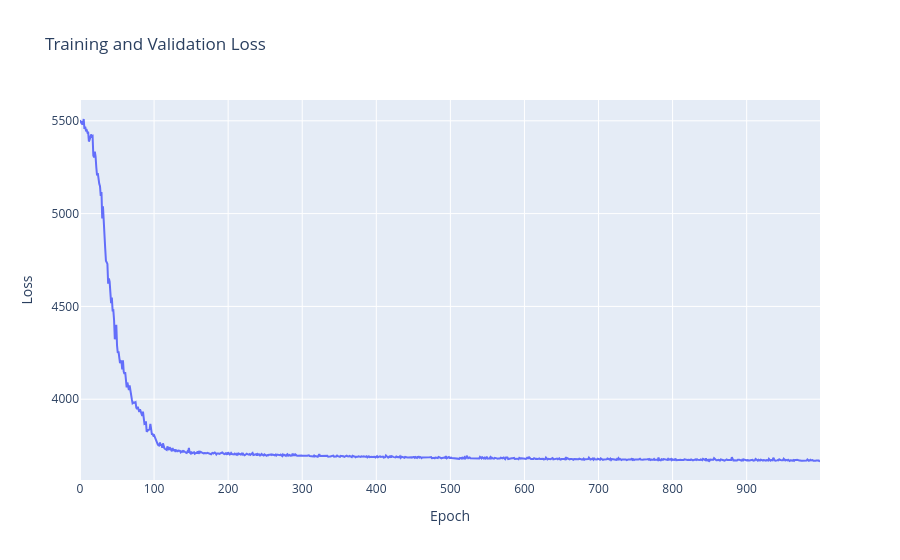

Notebook code for this chart:
### Code cell
go.Figure(
    data=[
        go.Scatter(
            x=list(range(len(train_losses))),
            y=train_losses,
            name="Train Loss",
            mode="lines",
        ),
        go.Scatter(
            x=list(range(len(val_losses))),
            y=val_losses,
            name="Validation Loss",
            mode="lines",
        ),
    ],
    layout=go.Layout(
        title="Training and Validation Loss",
        xaxis=dict(title="Epoch"),
        yaxis=dict(title="Loss"),
    ),
)

### Figure 1 — Plotly figure (JSON) as saved in the notebook; plotly's stock layout.template omitted (floating-point values rounded to 4 significant figures; data arrays with more than 128 entries replaced by an {"elided": "..."} marker saying what was removed)
{"data": [{"mode": "lines", "name": "Train Loss", "type": "scatter", "x": {"elided": "1000 int values"}, "y": {"elided": "1000 float values"}}, {"mode": "lines", "name": "Validation Loss", "type": "scatter", "x": [], "y": []}], "layout": {"title": {"text": "Training and Validation Loss"}, "xaxis": {"title": {"text": "Epoch"}}, "yaxis": {"title": {"text": "Loss"}}}}
